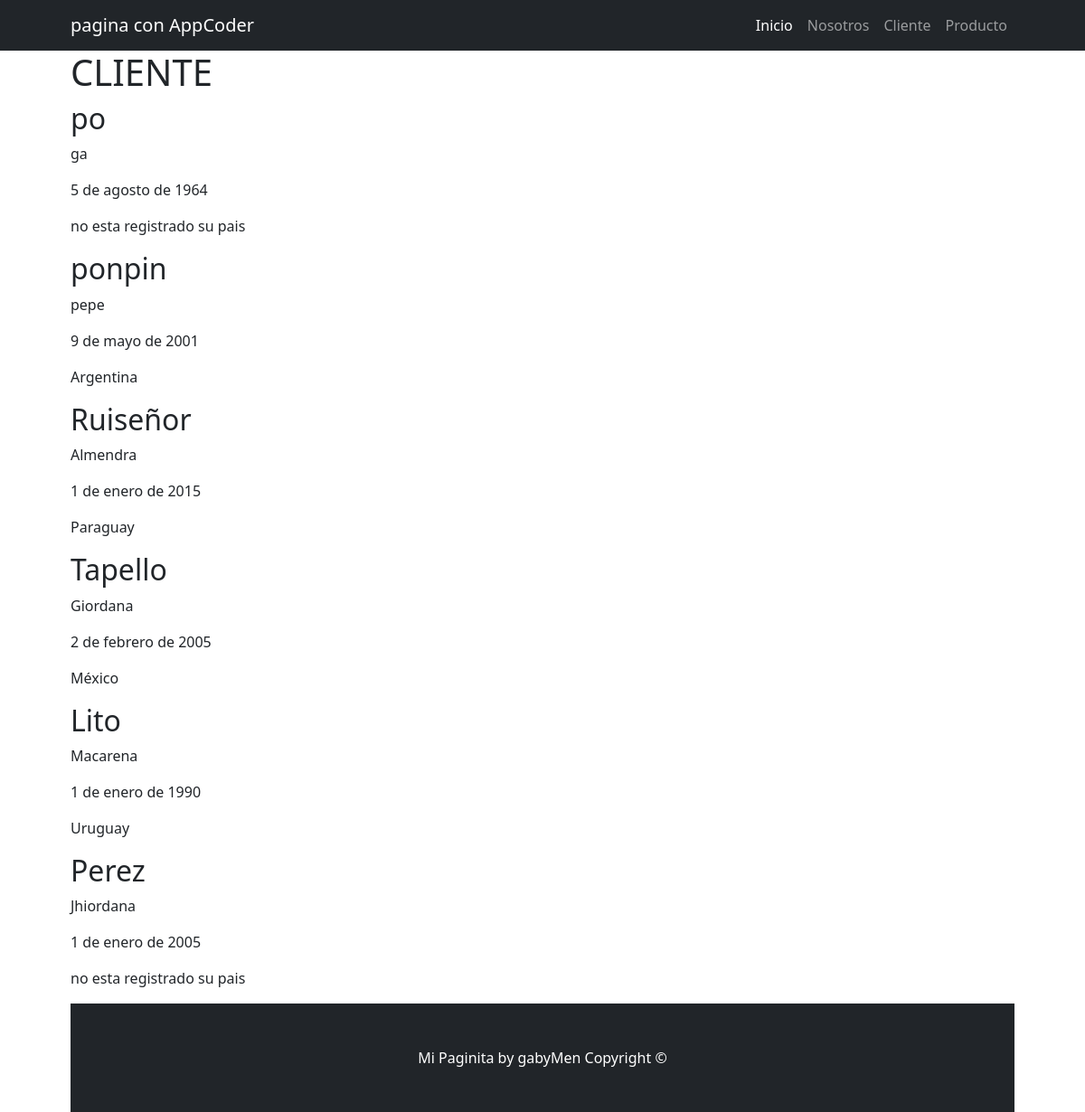
The page /cliente/ on the database as committed earlier.
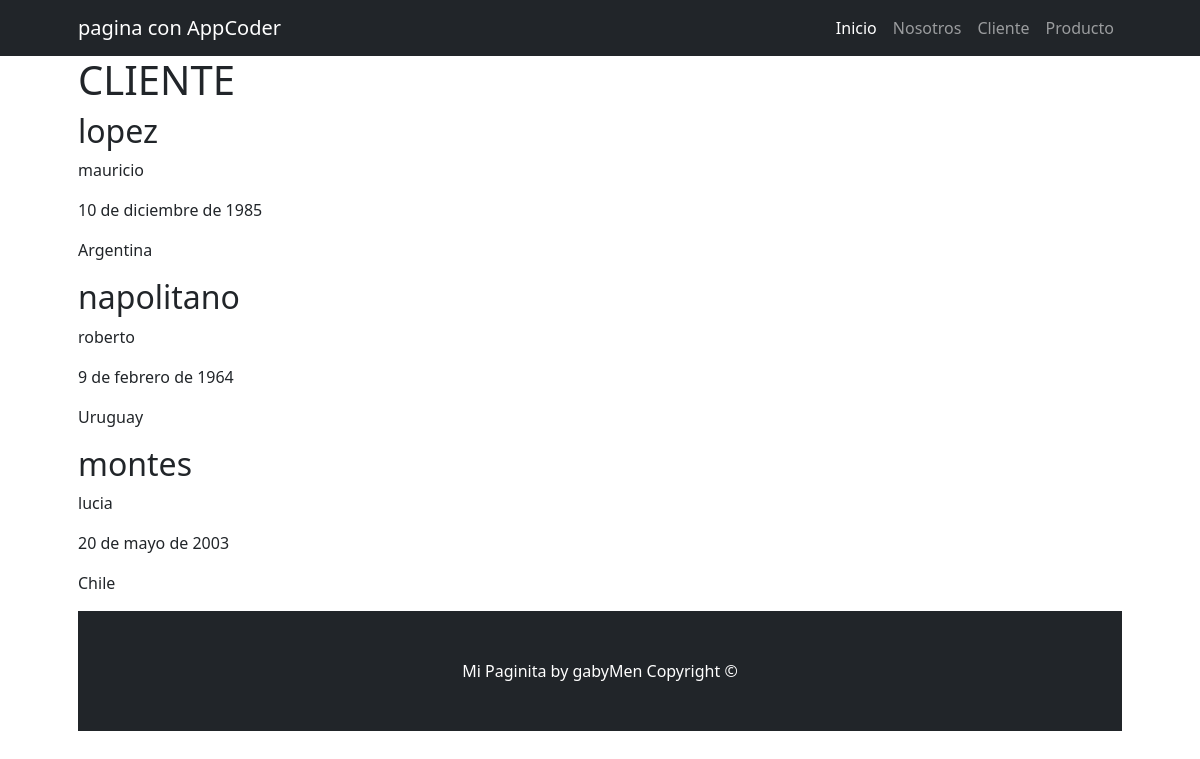
The same page on the database as committed later.
### cliente/models.py (models this page shows, shortened)
class Cliente(models.Model):
    nombre = models.CharField(max_length=100)
    apellido = models.CharField(max_length=100)
    sexo = models.CharField(max_length=100)
    nacimiento = models.DateField(null=True, blank=True)
    pais_origen = models.ForeignKey(Pais, on_delete=models.SET_NULL, null=True, blank=True)

class Pais(models.Model):
    nombre = models.CharField(max_length=100)
    def __str__(self):
        return self.nombre

### cliente/views.py (the view)
# urls.py: path("", views.home, name="index"),
def home(request):
    clientes = models.Cliente.objects.all()
    context = {"clientes": clientes}
    return render(request, "cliente/index.html", context)

### cliente/templates/cliente/index.html
{% extends 'core/base.html' %}
{% block contenido_titulo %}
    CLIENTE
{% endblock contenido_titulo %}
{% block contenido %}
    {% for cliente in clientes %}
       <h2>{{cliente.apellido}}</h2>
       <p>{{cliente.nombre}}</p>
       {% if  cliente.nacimiento %}
            <p>{{cliente.nacimiento}}</p>
       {% else %}
            <p>no esta registrado su fecha de naciemiento</p>
       {% endif %}
       {% if cliente.pais_origen %}
            <p>{{ cliente.pais_origen}}</p>
       {% else %}
            <p>no esta registrado su pais</p>
       {% endif %}
    {% endfor %}
{% endblock contenido %}

### core/templates/core/base.html (shortened to what this page needs)
{% load static %}
<!DOCTYPE html>
<html lang="es">
    <head>
        <link href="{% static 'core/css/styles.css' %}" rel="stylesheet" />
    </head>
    <body>
        {% include 'core/navbar.html' %}
        <div class="container px-4 px-lg-5">
            <h1>
                {% block contenido_titulo %}
                {% endblock contenido_titulo %}
            </h1>
            {% block contenido %}
            {% endblock contenido %}
        {% include 'core/footer.html' %}
    </body>
</html>

### core/templates/core/navbar.html (shortened to what this page needs)
<nav class="navbar navbar-expand-lg navbar-dark bg-dark">
    <div class="container px-5">
        <a class="navbar-brand" href="#!">pagina con AppCoder</a>
        <div class="collapse navbar-collapse" id="navbarSupportedContent">
            <ul class="navbar-nav ms-auto mb-2 mb-lg-0">
                <li class="nav-item"><a class="nav-link active" aria-current="page" href="{% url 'core:index' %}">Inicio</a></li>
                <li class="nav-item"><a class="nav-link" href="{% url 'core:nosotros' %}">Nosotros</a></li>
                <li class="nav-item"><a class="nav-link" href="{% url 'cliente:index' %}">Cliente</a></li>
                <li class="nav-item"><a class="nav-link" href="{% url 'producto:index' %}">Producto</a></li>
            </ul>
        </div>
    </div>
</nav>

### core/templates/core/footer.html
<footer class="py-5 bg-dark">
    <div class="container px-4 px-lg-5"><p class="m-0 text-center text-white">Mi Paginita by gabyMen Copyright &copy; </p></div>
</footer>

Rows that differ between the two databases and show on the page:
removed Cliente: apellido "ponpin", nombre "pepe", nacimiento "9 de mayo de 2001", pais_origen "Argentina"
removed Cliente: apellido "Ruiseñor", nombre "Almendra", nacimiento "1 de enero de 2015", pais_origen "Paraguay"
removed Cliente: apellido "Tapello", nombre "Giordana", nacimiento "2 de febrero de 2005", pais_origen "México"
removed Cliente: apellido "Lito", nombre "Macarena", nacimiento "1 de enero de 1990", pais_origen "Uruguay"
removed Cliente: apellido "Perez", nombre "Jhiordana", nacimiento "1 de enero de 2005", shows "no esta registrado su pais"
changed Cliente: apellido "po" → "lopez"; nombre "ga" → "mauricio"; nacimiento "5 de agosto de 1964" → "10 de diciembre de 1985"; pais_origen (not shown) → "Argentina"; no longer shows "no esta registrado su pais"
added Cliente: apellido "napolitano", nombre "roberto", nacimiento "9 de febrero de 1964", pais_origen "Uruguay"
added Cliente: apellido "montes", nombre "lucia", nacimiento "20 de mayo de 2003", pais_origen "Chile"
